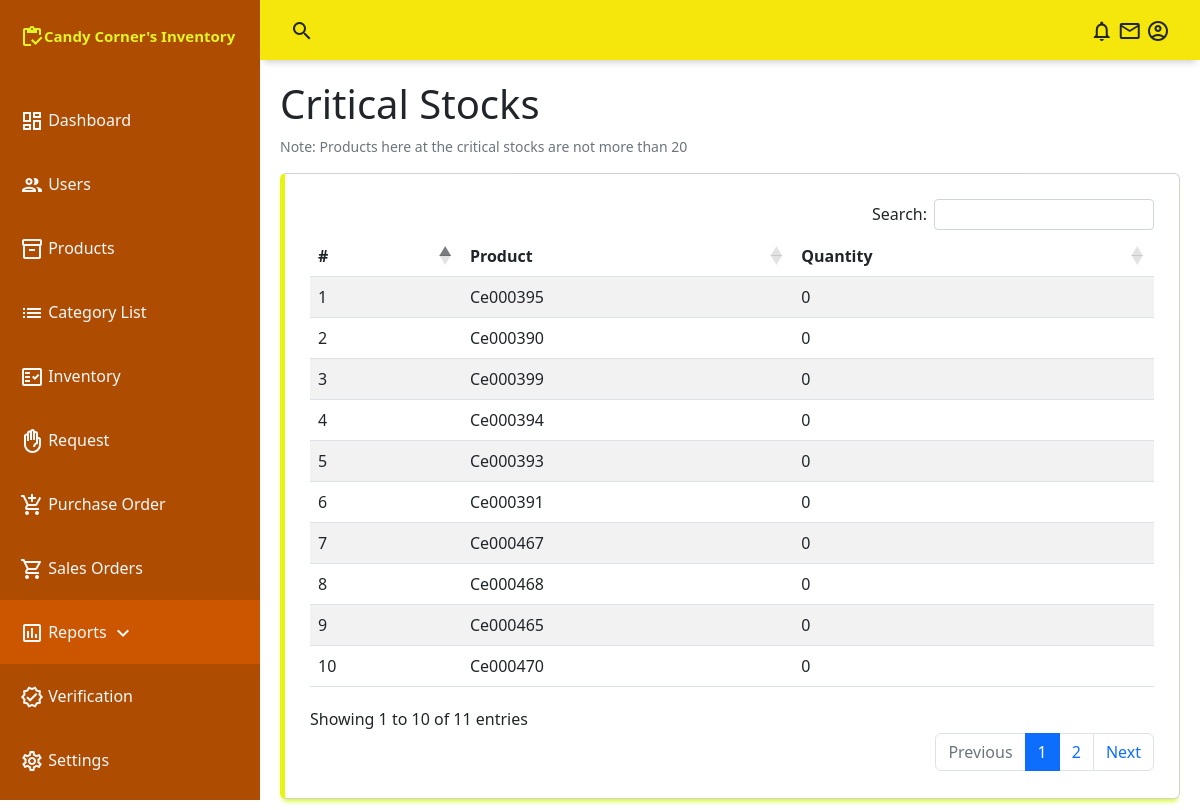
The app's page /admin/report-criticalStocks.php with its own data.
### tables this page shows
CREATE TABLE `products` (
  `prod_id` int(255) NOT NULL,
  `prod_name` text NOT NULL,
  `prod_category` int(11) DEFAULT NULL,
  `prod_description` text DEFAULT NULL,
  `prod_price` text DEFAULT NULL,
  `prod_status` int(11) NOT NULL DEFAULT 0
);

### conn/config.php (called while the page is built, shortened)
<?php
	class db_connect{
		public $host = db_host;
		public $user = db_user;
		public $pass = db_pass;
		public $name = db_name;
		public function connect(){
			$this->conn = new mysqli($this->host, $this->user, $this->pass, $this->name);
		}
	}
?>

### conn/class.php (called while the page is built, shortened)
<?php
	require_once'config.php';
	class db_class extends db_connect{
		public function selectProducts(){
			$query=$this->conn->prepare("SELECT * FROM products as a
			LEFT JOIN category as b
			ON a.prod_category=b.category_id
			where `prod_status`='0'") or die($this->conn->error);
			if($query->execute()){
				$result = $query->get_result();
				return $result;
			}
		}
		public function selectProductQty($id){
			$query=$this->conn->prepare("SELECT *, COUNT(stock_id) as count FROM stocks
			WHERE stock_status=0 and stock_prod_id='$id'
			GROUP BY stock_prod_id
			") or die($this->conn->error);
			if($query->execute()){
				$result = $query->get_result();
				return $result;
			}
		}
	}
?>

### admin/report-criticalStocks.php (the view, shortened to what this page needs)
<?php
include("../conn/class.php");
$db=new db_class();
include("include/navbar.php");
include("include/sidebar.php");
?>
    <main class="main-container" style="z-index:2">
        <div class="fluid-container">
            <h1 >Critical Stocks </h1>
            <p class="small text-secondary">Note: Products here at the critical stocks are not more than 20</p>
            <div class="table-responsive card">
                <table id="example" class="table table-striped" style="width:100%">
                    <thead>
                        <tr>
                            <th >#</th>
                            <th >Product</th>
                            <th >Quantity</th>
                        </tr>
                    </thead>
                    <tbody>
                        <?php
                            $result= $db->selectProducts();
                            $i=1;
                            while($row=$result->fetch_array()){
                                $qty =(isset( $db->selectProductQty($row['prod_id'])->fetch_array()['count']) && $db->selectProductQty($row['prod_id'])->fetch_array()['count']<20  )   ?  $db->selectProductQty($row['prod_id'])->fetch_array()['count'] : '0';
                                echo
                                '<tr>
                                    <td>'.$i.'</td>
                                    <td>'.ucwords($row['prod_name']).'</td>
                                    <td>'.$qty.'</td>
                                </tr>';
                                $i++;
                            }
                        ?>
                    </tbody>
                </table>
            </div>
        </div>
    </main>
<link rel="stylesheet" href="https://cdn.datatables.net/buttons/2.3.6/css/buttons.dataTables.min.css">

### admin/assets/css/style.css (style rules this page uses)
body { margin: 0; padding: 0; box-sizing: border-box; background-color: #f1f2f4; color: #666666; font-family: "Montserrat", sans-serif; }
.main-container { grid-area: main; overflow-y: auto; padding: 20px 20px; }
.card { display: flex; flex-direction: column; justify-content: space-around; padding: 25px; background-color: #ded2d2; box-sizing: border-box; border: 1px solid #d2d2d3; border-radius: 5px; box-shadow: 0 5px 5px -3px rgba(205, 247, 18, 0.973); }
.card:nth-child(3) { border-left: 5px solid #e5f411; }

### records on screen
products: prod_name "Ce000395", qty "0"
products: prod_name "Ce000390", qty "0"
products: prod_name "Ce000399", qty "0"
products: prod_name "Ce000394", qty "0"
products: prod_name "Ce000393", qty "0"
products: prod_name "Ce000391", qty "0"
products: prod_name "Ce000467", qty "0"
products: prod_name "Ce000468", qty "0"
products: prod_name "Ce000465", qty "0"
products: prod_name "Ce000470", qty "0"
